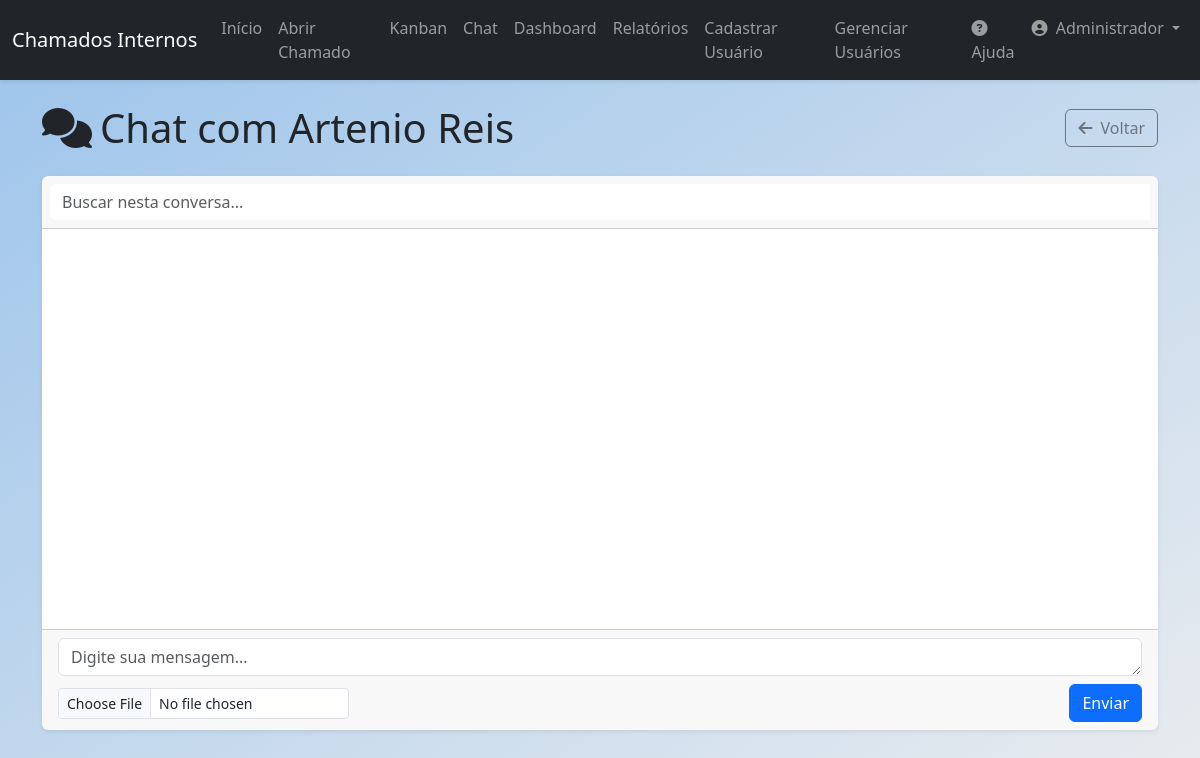
The page /chat/2 (signed in) on the database as committed earlier.
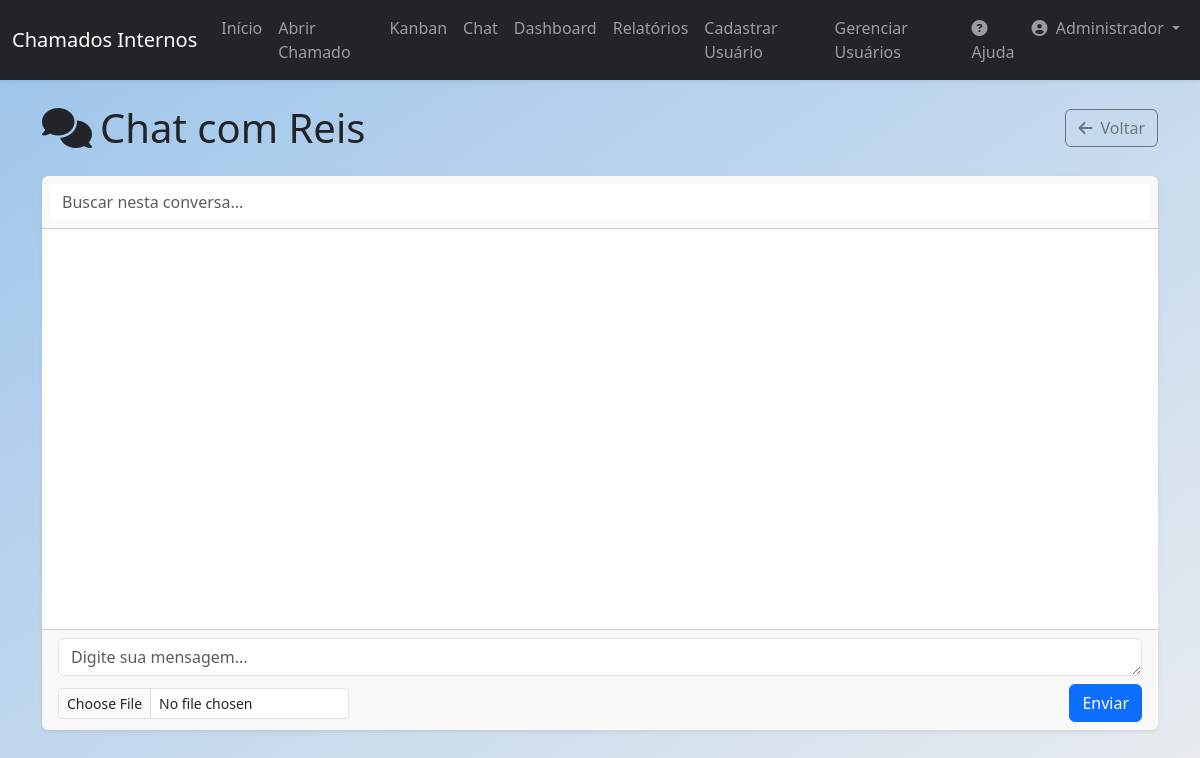
The same page on the database as committed later.
### app/models.py (models this page shows, shortened)
class User(db.Model, UserMixin):
    id = db.Column(db.Integer, primary_key=True)
    name = db.Column(db.String(100), nullable=False)
    email = db.Column(db.String(120), unique=True, nullable=False)
    sector = db.Column(db.String(50), nullable=False)
    password = db.Column(db.String(128), nullable=False)
    access_level = db.Column(db.String(20), nullable=False, default='colaborador')
    is_active = db.Column(db.Boolean, nullable=False, default=True)
    created_at = db.Column(db.DateTime, default=datetime.utcnow)
    tickets_created = db.relationship('Ticket', backref='author', lazy=True, foreign_keys='Ticket.user_id')
    tickets_assigned = db.relationship('Ticket', backref='assignee_user', lazy=True, foreign_keys='Ticket.assigned_to')
    comments = db.relationship('Comment', backref='comment_author', lazy=True)

### app/routes.py (the view, shortened to what this page needs)
@main.route('/chat/<int:recipient_id>', methods=['GET', 'POST'])
@login_required
def chat_conversation(recipient_id):
    recipient = User.query.get_or_404(recipient_id)
    form = ChatMessageForm()
    if request.method == 'POST' and request.headers.get('X-Requested-With') == 'XMLHttpRequest':
        return jsonify({'success': False, 'errors': form.errors})
    return render_template('chat_conversation.html', form=form, recipient=recipient, title=f"Chat com {recipient.name}")

### app/forms.py (shortened to what this page needs)
class ChatMessageForm(FlaskForm):
    content = TextAreaField('Mensagem', validators=[Length(min=0, max=500)])
    attachment = FileField('Anexo', validators=[
        FileAllowed(['jpg', 'png', 'jpeg', 'gif', 'pdf', 'doc', 'docx', 'xls', 'xlsx', 'txt'],
                    'Apenas imagens, PDFs, documentos e texto são permitidos!')
    ])
    submit = SubmitField('Enviar')

### app/__init__.py (called while the page is built)
@login_manager.user_loader
def load_user(user_id):
    from app.models import User
    return User.query.get(int(user_id))

### app/templates/chat_conversation.html (shortened to what this page needs)
{% extends "base.html" %}
{% block content %}
<div class="d-flex justify-content-between align-items-center mb-4">
    <h1 class="mb-0"><i class="fas fa-comments me-2"></i>Chat com {{ recipient.name }}</h1>
    <div>
        <a href="{{ url_for('main.chat_users') }}" class="btn btn-outline-secondary">
            <i class="fas fa-arrow-left me-1"></i> Voltar
        </a>
    </div>
</div>
<div class="card shadow-sm">
    <div class="card-header p-2">
        <div class="input-group">
            <input type="text" id="messageSearch" class="form-control border-0" placeholder="Buscar nesta conversa...">
        </div>
    </div>
    <div class="card-body" id="chat-box" style="height: 400px; overflow-y: auto; display: flex; flex-direction: column;">
        </div>
    <div class="card-footer">
        <form id="chat-form" method="POST" action="{{ url_for('main.chat_conversation', recipient_id=recipient.id) }}" enctype="multipart/form-data">
            <div class="input-group mb-2">
                {{ form.content(class="form-control", placeholder="Digite sua mensagem...", autocomplete="off", rows="1") }}
            </div>
            <div class="d-flex justify-content-between align-items-center">
                <div>
                    {{ form.attachment(class="form-control form-control-sm") }}
                </div>
                {{ form.submit(class="btn btn-primary", id="submit-button") }}
            </div>
        </form>
    </div>
</div>
{% endblock %}

### app/templates/base.html (shortened to what this page needs)
<!DOCTYPE html>
<html lang="pt-br">
<head>
    <link href="https://cdn.jsdelivr.net/npm/bootstrap@5.3.3/dist/css/bootstrap.min.css" rel="stylesheet">
    <link rel="stylesheet" href="https://cdnjs.cloudflare.com/ajax/libs/font-awesome/6.5.2/css/all.min.css" />
    <link rel="stylesheet" href="{{ url_for('static', filename='css/style.css') }}">
</head>
<body class="bg-light">
    {% include 'components/navbar.html' %}
    <main role="main" class="container mt-4">
        {% block content %}{% endblock %}
    </main>
</body>
</html>

### app/templates/components/navbar.html (shortened to what this page needs)
<nav class="navbar navbar-expand-lg navbar-dark bg-dark shadow-sm">
    <div class="container-fluid">
        <a class="navbar-brand" href="{{ url_for('main.home') }}">Chamados Internos</a>
        <div class="collapse navbar-collapse" id="navbarNav">
            <ul class="navbar-nav me-auto mb-2 mb-lg-0">
                {% if current_user.is_authenticated %}
                    <li class="nav-item">
                        <a class="nav-link" href="{{ url_for('main.home') }}">Início</a>
                    </li>
                    <li class="nav-item">
                        <a class="nav-link" href="{{ url_for('main.create_ticket') }}">Abrir Chamado</a>
                    </li>
                    <li class="nav-item">
                        <a class="nav-link" href="{{ url_for('main.tickets_kanban') }}">Kanban</a>
                    </li>
                    <li class="nav-item">
                        <a id="nav-chat-link" class="nav-link position-relative" href="{{ url_for('main.chat_users') }}">
                            Chat
                        </a>
                    </li>
                    {% if current_user.access_level in ['tecnico', 'administrador'] %}
                        <li class="nav-item">
                            <a class="nav-link" href="{{ url_for('main.dashboard') }}">Dashboard</a>
                        </li>
                        <li class="nav-item">
                            <a class="nav-link" href="{{ url_for('main.reports') }}">Relatórios</a>
                        </li>
                    {% endif %}
                    {% if current_user.access_level == 'administrador' %}
                        <li class="nav-item">
                            <a class="nav-link" href="{{ url_for('main.register') }}">Cadastrar Usuário</a>
                        </li>
                        <li class="nav-item">
                            <a class="nav-link" href="{{ url_for('main.user_management') }}">Gerenciar Usuários</a>
                        </li>
                    {% endif %}
                {% endif %}
            </ul>
            <ul class="navbar-nav ms-auto mb-2 mb-lg-0">
                {% if current_user.is_authenticated %}
                    <li class="nav-item">
                        <a class="nav-link" href="{{ url_for('main.help') }}"><i class="fas fa-question-circle me-1"></i>Ajuda</a>
                    </li>
                    <li class="nav-item dropdown">
                        <a class="nav-link dropdown-toggle" href="#" id="navbarDropdown" role="button" data-bs-toggle="dropdown" aria-expanded="false">
                            <i class="fas fa-user-circle me-1"></i> {{ current_user.name }}
                        </a>
                    </li>
                {% else %}
                    <li class="nav-item">
                        <a class="nav-link" href="{{ url_for('main.login') }}">Login</a>
                    </li>
                {% endif %}
            </ul>
        </div>
    </div>
</nav>

### app/static/css/style.css (style rules this page uses)
body { background: linear-gradient(to bottom right, #9cc4eb, #e9ecef); background-attachment: fixed; }
.card { border: none; box-shadow: 0 4px 8px rgba(0,0,0,0.05); }

Rows that differ between the two databases and show on the page:
changed User: name "Artenio Reis" → "Reis"
